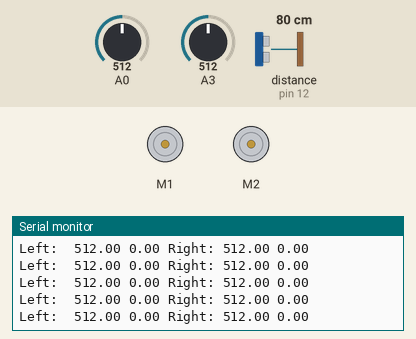
This sketch was run on a simulated Arduino Uno, built with avr-gcc and run on an emulated ATmega328P. Parts: 2 × DC motor (green arrow = forward, orange = backward, longer = faster), the last lines printed to the serial monitor. Wiring (inferred from the names in the program): ultrasonic range finder: trigger pin 12; echo pin 12. The test bench sets the inputs (shaded band); at power-on: A0 = 512, A3 = 512, distance to the obstacle (sensor on pin 12) 80 cm. The echo pulse lasts 58.3 µs per cm.

Above: at 1.2 s.
1.3 s: A0 set to 429
At 1.41 s:
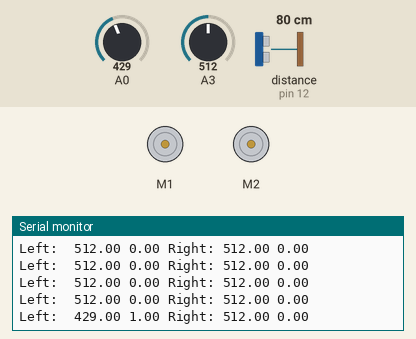
2.8 s: A0 set to 411
At 2.83 s:
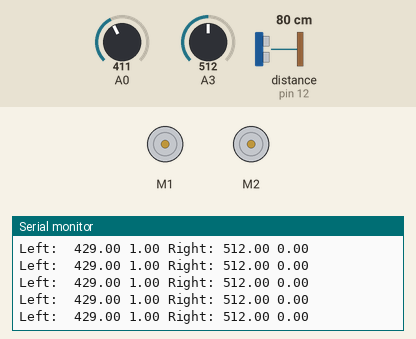
5.8 s: A3 set to 983
At 5.82 s:
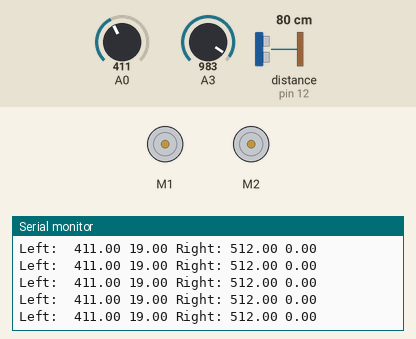
8.8 s: A3 set to 1007
At 8.81 s:
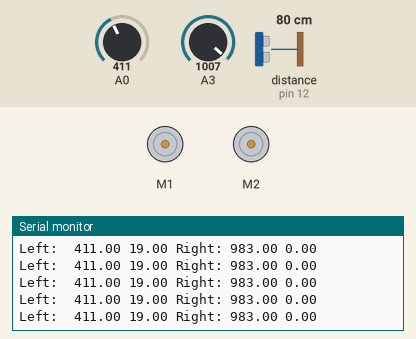
11.8 s: distance to the obstacle (sensor on pin 12) set to 2 cm
At 13.0 s:
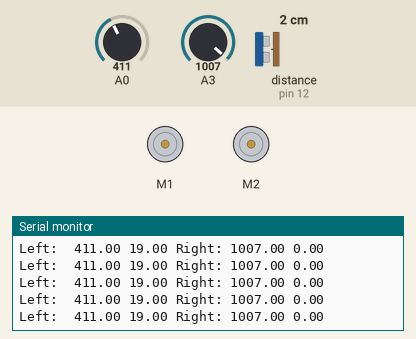
13.3 s: distance to the obstacle (sensor on pin 12) set to 9 cm
14.8 s: distance to the obstacle (sensor on pin 12) set to 12 cm
Timing chart, 0 to 17.3 s (numbered marks = the images above; inputs shaded):
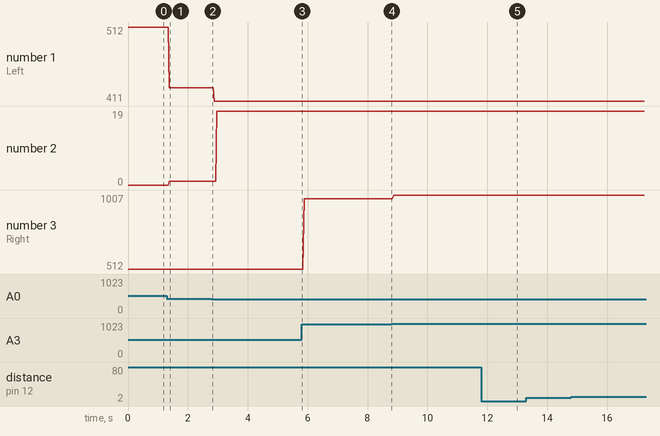

Measured:
- after the input at 1.3 s, the serial monitor: prints a new line after 0.09 s (image 1)
- plotted number 1: 512 → 429 after the input at 1.3 s, 429 → 411 after the input at 2.8 s
- plotted number 2: 0 → 1 after the input at 1.3 s, 1 → 19 after the input at 2.8 s
- plotted number 3: 512 → 983 after the input at 5.8 s, 983 → 1007 after the input at 8.8 s

The sketch:

Motor_Driver.ino
```cpp
#include "MeOrion.h"
#include <PID_v1.h>
#define TIMEOUT 30000
#define ULTRASONIC_SENSOR_PIN 12


MeDCMotor motorL(M1);
MeDCMotor motorR(M2);

uint8_t motorSpeedL = 100;
uint8_t motorSpeedR = 100;

double Output, Output2, Input, Input2, Setpoint, Setpoint2;

int state = 0;

PID myPID(&Input, &Output, &Setpoint,1,0,0, DIRECT);
PID myPID2(&Input2, &Output2, &Setpoint2, 3, 0, 0, DIRECT);

/**
//stand by for some time
void statically(int duration) {
  motorL.stop();
  motorR.stop();
  delay(duration);
}
//moving speed: cm/ms, used to calculate moving time
void forward(int duration) {
  motorL.run(-motorSpeedL);
  motorR.run(motorSpeedR);
  delay(duration);
}
//moving speed: cm/ms, used to calculate moving time
void backward(int duration) {
  motorL.run(motorSpeedL);
  motorR.run(-motorSpeedR);
  delay(duration);
}
// DEPRECATED
*/
//time required for turning: ms
void left() {
  motorL.run(motorSpeedL);
  motorR.run(motorSpeedR);
  delay(716);
}
//time required for turning: ms
void right() {
  motorL.run(-motorSpeedL);
  motorR.run(-motorSpeedR);
  delay(717);
}

void pid_move_straight (uint8_t desired_spd) {
  // PID controls
  Input = analogRead(0); // Left - value gets higher when it gets closer
  Input2 = analogRead(3); // Right - value gets higher when it gets closer

  myPID.Compute();
  myPID2.Compute();


  Serial.print("Left: ");
  Serial.print(" ");
  Serial.print (Input);
  Serial.print(" ");
  Serial.print (Output);
  Serial.print(" ");
  Serial.print("Right: ");
  Serial.print ("");
  Serial.print (Input2);
  Serial.print(" ");
  Serial.println (Output2);


  // Motor controls
  //motorL.run(-Output/3 - desired_spd);
  //motorR.run(Output2 + desired_spd);
}

int encounter(void) {
  /**
   * 0 means no encounters
   * 1 means encounter wall with ultrasonic sensor
   * 2 means encouter black line
   */
   long duration;
   double distance;
   pinMode(ULTRASONIC_SENSOR_PIN, OUTPUT);
   digitalWrite(ULTRASONIC_SENSOR_PIN, LOW);
   delayMicroseconds(2);
   digitalWrite(ULTRASONIC_SENSOR_PIN, HIGH);
   delayMicroseconds(2);
   digitalWrite(ULTRASONIC_SENSOR_PIN, LOW);
   pinMode(ULTRASONIC_SENSOR_PIN, INPUT);
   duration = pulseIn(ULTRASONIC_SENSOR_PIN, HIGH, TIMEOUT);
   distance = duration / 2.0 * 0.034;
   if(distance < 10.0) {
     state = 1;
     return 1; // Encounter wall
   }

  // Line detector


  state = 0;
  return 0; // No encounters by default
}

void setup()
{
  // PID controls
  Setpoint = 430; // Above this value it will set output to 0, need to account for default resistance of circuit
  Setpoint2 = 80; // Right sensor
  // Turn the PID on
  myPID.SetMode(AUTOMATIC);
  myPID2.SetMode(AUTOMATIC);
  Serial.begin(9600);

}

void loop()
{
  while (!encounter()) {
    pid_move_straight(100);
  }
  // Stop motor
  motorL.run(0);
  motorR.run(0);


  // Check state and determine action if none, continue with loop
  switch (state) {
    case 1:
    // Ultrasonic-u desu
    break;
    case 2:
    // Line detector desu
    break;
  }
}
```
